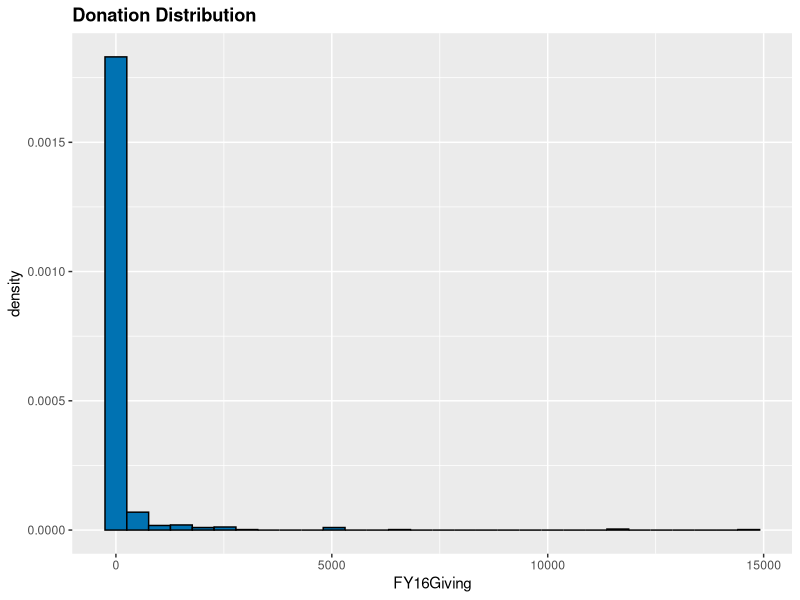
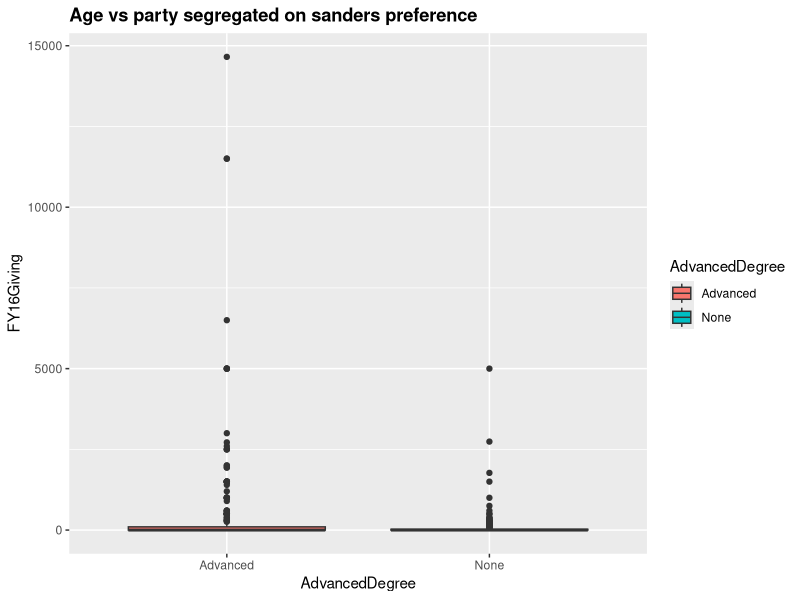
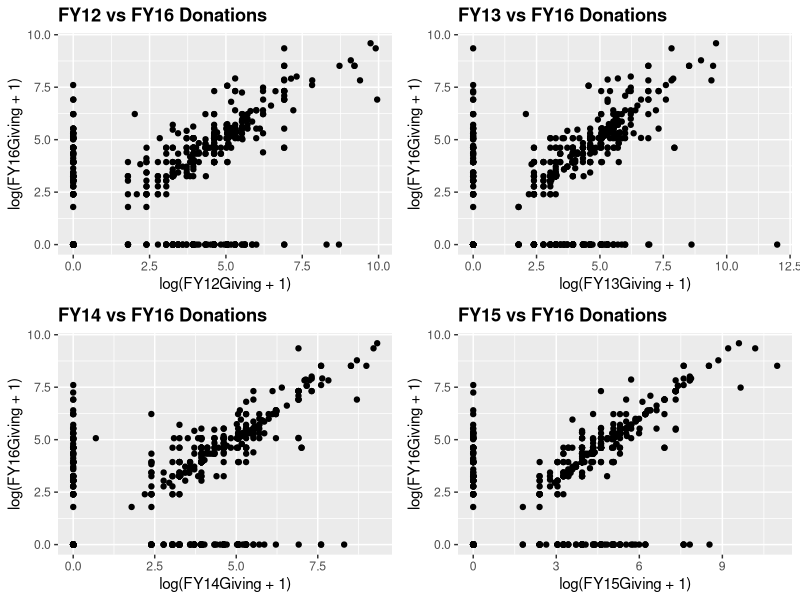
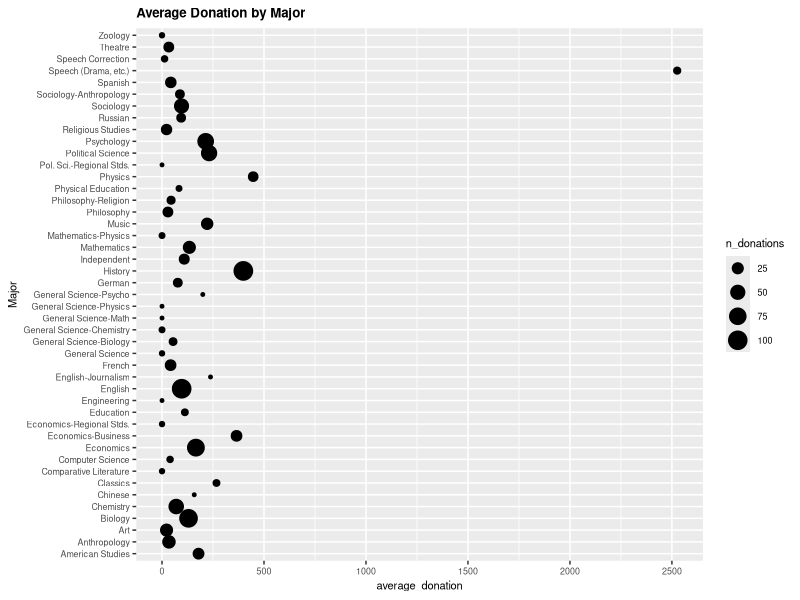
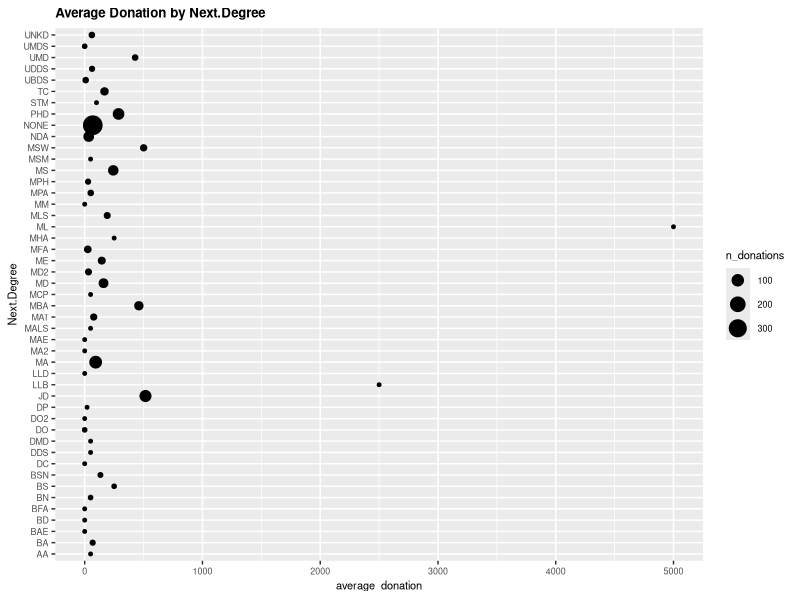
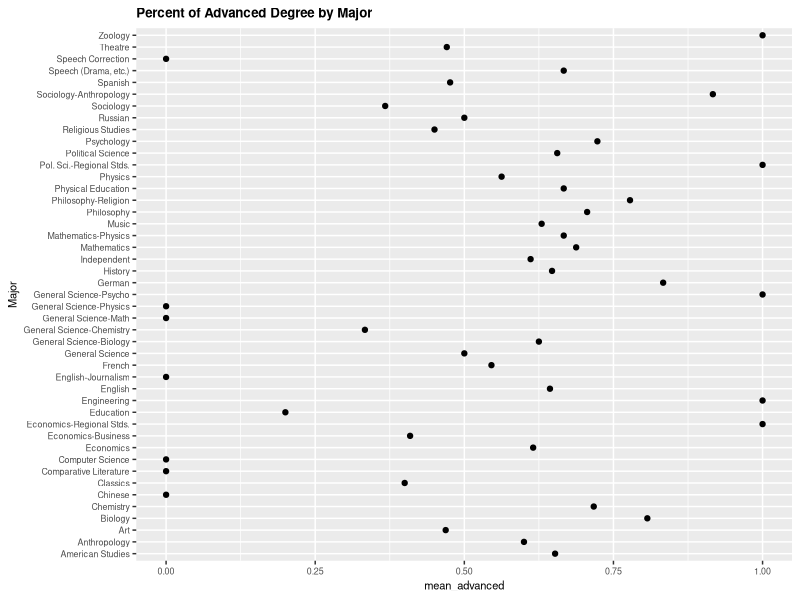

Reproduce these figures in R, in order. (Note: this script raises an error after producing the figures.)
## ---- chunk 1
#Load Data
#
#donations = read.csv("C:/Users/eyang/Desktop/lab2data.csv")
donations = read.csv("lab2data.csv")

donations$FY16GivingCat <- ifelse(donations$FY16Giving >= 500, '[500,200000)',
                                  ifelse(donations$FY16Giving >= 250, '[250,500)',
                                         ifelse(donations$FY16Giving >= 100, '[100,250)',
                                                ifelse(donations$FY16Giving >= 1, '[1,100)','[0,1)'))))
donations$AdvancedDegree <- ifelse(donations$Next.Degree == 'NONE', 'None','Advanced')
donations$AdvancedDegree_2 <- ifelse(donations$Next.Degree == 'NONE', 0,1)
donations$AllPrior  <- donations$FY12Giving + donations$FY13Giving + donations$FY14Giving + donations$FY15Giving

donations$FY16Giver <- ifelse(donations$FY16Giving != 0, 1,0)
donations$FY15Giver <- ifelse(donations$FY15Giving != 0, 1,0)
donations$FY14Giver <- ifelse(donations$FY14Giving != 0, 1,0)
donations$FY13Giver <- ifelse(donations$FY13Giving != 0, 1,0)
donations$FY12Giver <- ifelse(donations$FY12Giving != 0, 1,0)

donations$FY16HighVal <- ifelse(donations$FY16Giving >= 500, 1,0)
donations$FY15HighVal <- ifelse(donations$FY15Giving >= 500, 1,0)
donations$FY14HighVal <- ifelse(donations$FY14Giving >= 500, 1,0)
donations$FY13HighVal <- ifelse(donations$FY13Giving >= 500, 1,0)
donations$FY12HighVal <- ifelse(donations$FY12Giving >= 500, 1,0)

donations$RecentGrad <- ifelse(donations$Class.Year == 2012, 1, 0)

donations$NeverMarried <- ifelse(donations$Marital.Status == 'S', 1, 0)

donations$FY15GivingCat <- ifelse(donations$FY15Giving >= 500, '[500,200000)',
                                  ifelse(donations$FY15Giving >= 250, '[250,500)',
                                         ifelse(donations$FY15Giving >= 100, '[100,250)',
                                                ifelse(donations$FY15Giving >= 1, '[1,100)','[0,1)'))))

donations$TopAdvanced <- ifelse(donations$Next.Degree=='ML'|
                              donations$Next.Degree=='LLB'|
                              donations$Next.Degree=='JD'|
                              donations$Next.Degree=='MSW'|
                              donations$Next.Degree=='UMD', 1,0)




donations$MajorType <- ifelse(donations$Major=='Speech (Drama, etc.)'|
                              donations$Major=='Physics'|
                              donations$Major=='History'|
                              donations$Major=='Economics-Business'|
                              donations$Major=='Classics'|
                              donations$Major=='English-Journalism'|
                              donations$Major=='Music'|
                              donations$Major=='Political Science'|
                              donations$Major=='Psychology'|
                              donations$Major=='American Studies'|
                              donations$Major=='General Science-Psycho',
                            "Top10", "Bottom")

donations$MajorThird <- ifelse(donations$Major=='Speech (Drama, etc.)'|
                              donations$Major=='Physics'|
                              donations$Major=='History'|
                              donations$Major=='Economics-Business'|
                              donations$Major=='Classics'|
                              donations$Major=='English-Journalism'|
                              donations$Major=='Music'|
                              donations$Major=='Political Science'|
                              donations$Major=='Psychology'|
                              donations$Major=='American Studies'|
                              donations$Major=='General Science-Psycho'|
                              donations$Major=='Econmics'|
                              donations$Major=='Chinese'|
                              donations$Major=='Mathematics'|
                              donations$Major=='Biology',"Top", 
                              
                              ifelse(donations$Major=='Education'|
                              donations$Major=='Independent'|
                              donations$Major=='English'|
                              donations$Major=='Sociology'|
                              donations$Major=='Russian'|
                              donations$Major=='Sociology-Anthropology'|
                              donations$Major=='Physical Education'|
                              donations$Major=='German'|
                              donations$Major=='Chemistry'|
                              donations$Major=='General Science-Biology'|
                              donations$Major=='Philosophy-Religion'|
                              donations$Major=='Spanish'|
                              donations$Major=='French'|
                              donations$Major=='Computer Science'|
                              donations$Major=='Anthropology',
                              'Middle3rd', "Bottom"))

donations$MajorQuint <- ifelse(donations$Major=='Speech (Drama, etc.)'|
                              donations$Major=='Physics'|
                              donations$Major=='History'|
                              donations$Major=='Economics-Business'|
                              donations$Major=='Classics'|
                              donations$Major=='English-Journalism'|
                              donations$Major=='Music'|
                              donations$Major=='Political Science'|
                              donations$Major=='Psychology', "5th",
                                
                              ifelse(donations$Major=='American Studies'|
                              donations$Major=='General Science-Psycho'|
                              donations$Major=='Econmics'|
                              donations$Major=='Chinese'|
                              donations$Major=='Mathematics'|
                              donations$Major=='Biology'|
                              donations$Major=='Education'|
                              donations$Major=='Independent'|
                              donations$Major=='English',"4th", 
                              
                              ifelse(
                              donations$Major=='Sociology'|
                              donations$Major=='Russian'|
                              donations$Major=='Sociology-Anthropology'|
                              donations$Major=='Physical Education'|
                              donations$Major=='German'|
                              donations$Major=='Chemistry'|
                              donations$Major=='General Science-Biology'|
                              donations$Major=='Philosophy-Religion'|
                              donations$Major=='Spanish', "3rd",
                              
                                
                                
                              ifelse(  
                              donations$Major=='French'|
                              donations$Major=='Computer Science'|
                              donations$Major=='Anthropology'|
                              donations$Major=='Theatre'|
                              donations$Major=='Philosophy'|
                              donations$Major=='Religious Studies'|
                              donations$Major=='Art'|
                              donations$Major=='Speech Correction'|
                              donations$Major=='Comparative Literature',
                              '2nd', "1st"))))


#Setup Train & Test
set.seed(1010) 
sample <- sample.int(n = nrow(donations), size = floor(.75*nrow(donations)), replace = F)
train <- donations[sample, ]
test  <- donations[-sample, ]

nrow(test)
nrow(train)
## ---- chunk 2
#EDA
#Load Libraries
library(car)
require(dplyr)
library(Hmisc)  
library(ggpubr)
library(plyr)
require(data.table)


head(donations)
summary(donations)
#Split Male/Female
#1972 to 2012
describe(donations)
donations_DT<-setDT(donations)

# Distribution by class
ggplot(donations, aes(x = FY16Giving)) +
  geom_histogram(aes(y = ..density..), fill="#0072B2", colour="black") +
  ggtitle("Donation Distribution") + 
  theme(plot.title = element_text(lineheight=1, face="bold"))
#Heavily left skew distribution for donations in general
#table(donations$Class.Year)
#Much more recent grads from 2012 than the oldest cohort of 1972

ggplot(donations, aes(AdvancedDegree, FY16Giving)) +
  geom_boxplot(aes(fill = AdvancedDegree)) + 
  #geom_jitter() +
  ggtitle("Age vs party segregated on sanders preference") + 
  theme(plot.title = element_text(lineheight=1, face="bold")) 

ddply(donations,~AdvancedDegree,summarise,median = median(FY16Giving),mean=mean(FY16Giving),sd=sd(FY16Giving))
#higher average donartion for advanced degrees

fy12<-ggplot(donations, aes(log(FY12Giving+1), log(FY16Giving+1))) +
         geom_jitter() +
         ggtitle("FY12 vs FY16 Donations") + 
         theme(plot.title = element_text(lineheight=1, face="bold"))

fy13<-ggplot(donations, aes(log(FY13Giving+1), log(FY16Giving+1))) +
         geom_jitter() +
         ggtitle("FY13 vs FY16 Donations") + 
         theme(plot.title = element_text(lineheight=1, face="bold"))

fy14<-ggplot(donations, aes(log(FY14Giving+1), log(FY16Giving+1))) +
         geom_jitter() +
         ggtitle("FY14 vs FY16 Donations") + 
         theme(plot.title = element_text(lineheight=1, face="bold"))

fy15<-ggplot(donations, aes(log(FY15Giving+1), log(FY16Giving+1))) +
         geom_jitter() +
         ggtitle("FY15 vs FY16 Donations") + 
         theme(plot.title = element_text(lineheight=1, face="bold"))

allprior<-ggplot(donations, aes(AllPrior, FY16Giving)) +
         geom_jitter() +
         ggtitle("All Prior vs FY16 Donations") + 
         theme(plot.title = element_text(lineheight=1, face="bold"))

ggarrange(fy12,fy13,fy14,fy15)
#Even year positive correlation for donations.  Every other year donation schedule?

ddply(donations,~Class.Year,summarise,median = median(FY16Giving),mean=mean(FY16Giving),sd=sd(FY16Giving))
#Older classes have a higher mean donation

ddply(donations,~AttendenceEvent,summarise,median = median(FY16Giving),mean=mean(FY16Giving),sd=sd(FY16Giving))
#Event Attendence is a strong indicator for donation

ddply(donations,~Gender,summarise,median = median(FY16Giving),mean=mean(FY16Giving),sd=sd(FY16Giving))
#Males have higher average

ddply(donations,~Marital.Status,summarise,median = median(FY16Giving),mean=mean(FY16Giving),sd=sd(FY16Giving))
#Widowers highest average, then Married

major_agg <- donations_DT[,.(average_donation=mean(FY16Giving), n_donations=length(FY16Giving), mean_advanced=mean(AdvancedDegree_2)), by = Major]

ggplot(major_agg, aes(x = average_donation, y = Major, size = n_donations)) +
         geom_point() +
         #geom_point(aes(color = Major)) +
         ggtitle("Average Donation by Major") + 
         theme(plot.title = element_text(lineheight=1, face="bold")) +
         theme(text = element_text(size=8))
#Speech has high average but looks like very small sample size

major_attendance <- tapply(donations_DT$FY16Giving, list(donations_DT$Major, donations_DT$AttendenceEvent), FUN =mean) 
major_attendance
#Average attendance donations are higher forn all majors.

advanced_agg <- donations_DT[,.(average_donation=mean(FY16Giving), n_donations=length(FY16Giving)), by = Next.Degree]

ggplot(advanced_agg, aes(x = average_donation, y = Next.Degree, size = n_donations)) +
         geom_point() +
         #geom_point(aes(color = Major)) +
         ggtitle("Average Donation by Next.Degree") + 
         theme(plot.title = element_text(lineheight=1, face="bold")) +
         theme(text = element_text(size=8))
#Analysis TBD

ggplot(major_agg, aes(x = mean_advanced, y = Major)) +
         geom_point() +
         #geom_point(aes(color = Major)) +
         ggtitle("Percent of Advanced Degree by Major") + 
         theme(plot.title = element_text(lineheight=1, face="bold")) +
         theme(text = element_text(size=8))
#Analysis TBD

## ---- chunk 3
#Co-occurence of Giver Variables
prop.table(table(donations$FY16Giver, donations$FY15Giver, dnn = c('FY16', 'FY15')))
prop.table(table(donations$FY16Giver, donations$FY14Giver, dnn = c('FY16', 'FY14')))
prop.table(table(donations$FY16Giver, donations$FY13Giver, dnn = c('FY16', 'FY13')))
prop.table(table(donations$FY16Giver, donations$FY12Giver, dnn = c('FY16', 'FY12')))

#Co-occurence of High Val Variables
prop.table(table(donations$FY16HighVal, donations$FY15HighVal, dnn = c('FY16', 'FY15')))
prop.table(table(donations$FY16HighVal, donations$FY14HighVal, dnn = c('FY16', 'FY14')))
prop.table(table(donations$FY16HighVal, donations$FY13HighVal, dnn = c('FY16', 'FY13')))
prop.table(table(donations$FY16HighVal, donations$FY12HighVal, dnn = c('FY16', 'FY12')))
## ---- chunk 4
tapply(donations_DT$FY16Giving, list(donations_DT$Major, donations_DT$AttendenceEvent), FUN =mean) 
#tapply(DT$v,list(DT$x, DT$y), FUN=sum)

## ---- chunk 5
library(nnet)
library(car)
library(MASS)
library(Hmisc)

#First Model
mod.nominal1 <- multinom(factor(FY16GivingCat) ~ Gender + Marital.Status + AttendenceEvent + AdvancedDegree, data = train)
summary(mod.nominal1)

Anova(mod.nominal1)
test.stats <- 
  summary(mod.nominal1)$coefficients/summary(mod.nominal1)$standard.errors
test.stats

#Fully Saturated Model
mod.nominal2 <- multinom(factor(FY16GivingCat) ~ Gender + Marital.Status + AttendenceEvent + AdvancedDegree + FY12Giving + FY13Giving + FY14Giving + FY15Giving + MajorQuint, data = train)
summary(mod.nominal2)

#Anova(mod.nominal2)
test.stats <- 
  summary(mod.nominal2)$coefficients/summary(mod.nominal2)$standard.errors
test.stats
## ---- chunk 6
#Fully Saturated Model
mod.nominal3 <- multinom(factor(FY16GivingCat) ~ Class.Year + Gender + AttendenceEvent + AdvancedDegree + FY12Giving + FY13Giving + FY14Giving + FY15Giving + MajorThird + FY15Giver + FY13Giver + FY12Giver + FY15HighVal + FY14HighVal + FY12HighVal + RecentGrad:FY15Giving + Marital.Status, data = train)
summary(mod.nominal3)

Anova(mod.nominal3)
test.stats <- 
  summary(mod.nominal3)$coefficients/summary(mod.nominal3)$standard.errors
test.stats

## ---- chunk 7
library(caret)
preds <- predict(object=mod.nominal3, type = "class", newdata = test)

require(reshape2)
pred_results<-melt(data.frame(preds, test$FY16GivingCat))
pred_results$Correct <- ifelse(pred_results$preds == pred_results$test.FY16GivingCat,1,0)
pred_results$Baseline <- ifelse(pred_results$test.FY16GivingCat == '[0,1)',1,0)
#head(pred_results)
mean(pred_results$Correct)
mean(pred_results$Baseline)

confusionMatrix(data = preds, test$FY16GivingCat)

#Sensitivity is True positive and specificity is true negative.  We should have a model that is highly accurate in identifying high value targets and identifying people who will not donate?

#Most likely it is important to correctly identify the [500,20000) group since they account for 74% of the donations
## ---- chunk 8
library(ordinal)
#levels(factor(donations$FY16GivingCat))
mod.ord1 <- clm(formula =factor(FY16GivingCat) ~ Class.Year + Gender + Marital.Status + AttendenceEvent + AdvancedDegree + FY12Giving + FY13Giving + FY14Giving + FY15Giving + MajorThird + FY15Giver + FY13Giver + FY12Giver + FY15HighVal + FY14HighVal + FY12HighVal, data = train)
summary(mod.ord1)

#ord.preds <- predict(object=mod.ord1, type = "class", data = test)

#confusionMatrix(ord.preds$fit, factor(test$FY16GivingCat))

#ord.preds$fit
